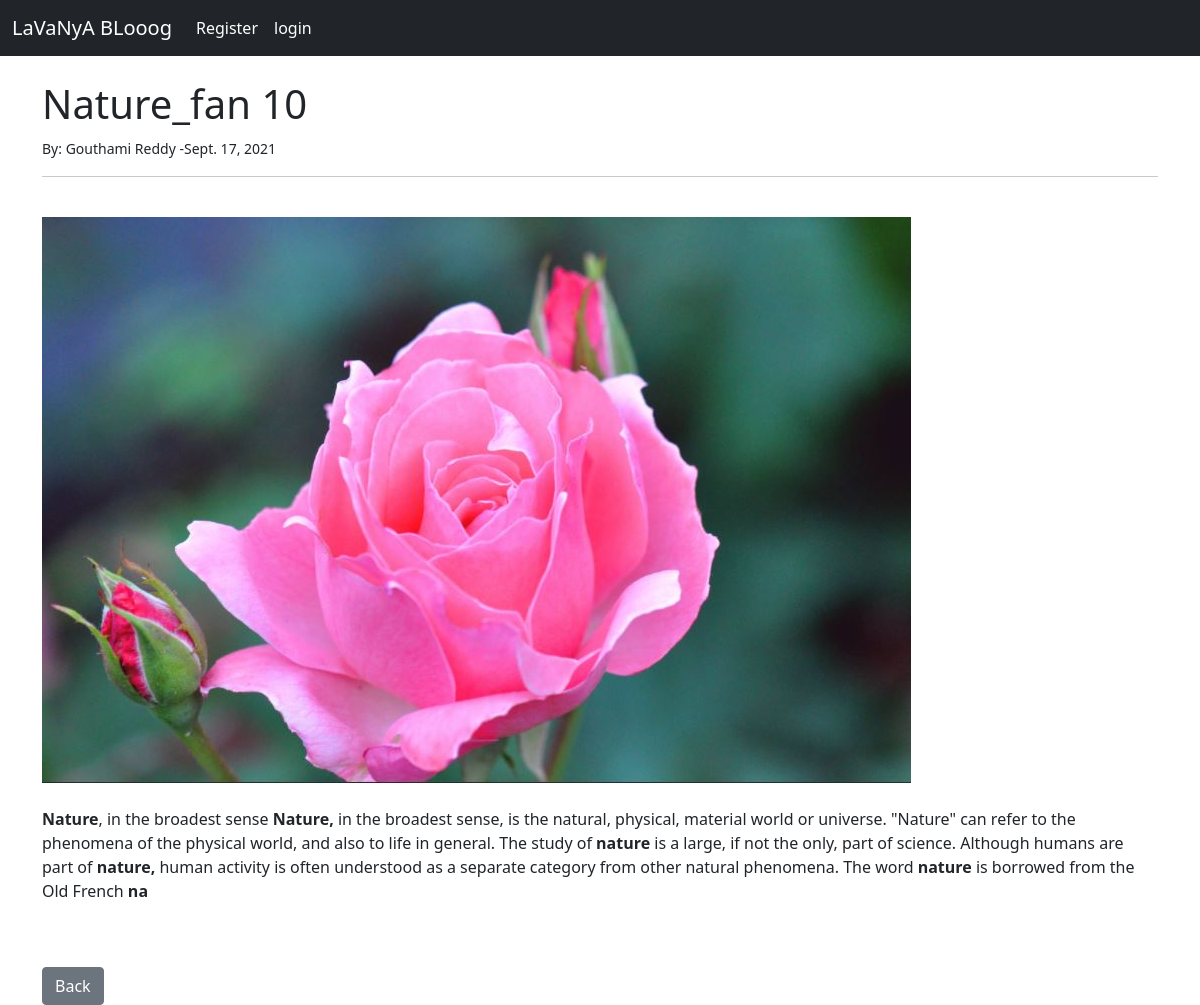
The page /article/28 on the database its author committed.
### myblog/models.py (models this page shows, shortened)
class Post(models.Model):
    title = models.CharField(max_length=255)
    header_image = models.ImageField(null=True, blank=True, upload_to="images/")
    title_tag = models.CharField(max_length=255)
    author = models.ForeignKey(User, on_delete=models.CASCADE)
    body = RichTextField(blank=True, null=True)
    post_date=models.DateField(auto_now_add=True)
    category = models.CharField(max_length=255, default='jobs')
    snippet = models.CharField(max_length=255)

### myblog/views.py (the view)
# urls.py: path('article/<int:pk>',ArticleDetailView.as_view(), name='article-detail'),
class ArticleDetailView(DetailView):
    model=Post
    template_name = 'article_details.html'

### myblog/templates/article_details.html (shortened to what this page needs)
{% extends "base.html" %}
{% block content %}
<h1>{{post.title}} {{post.author.id}}</h1>
<small>By: {{post.author.first_name}}
     {{post.author.last_name}}
    -{{post.post_date}}
</small>
<hr>
<br/>
{% if post.header_image %}
    <img src="{{ post.header_image.url }}">
{% endif %}
<br/></br/>
{{post.body|safe}}
<br/>
<br/>
<a href="{% url 'home' %}" class="btn btn-secondary">Back</a>
{% endblock %}

### rows shown on the page
Post: title "Nature_fan", author.id "10", author.first_name "Gouthami", author.last_name "Reddy", post_date "Sept. 17, 2021", header_image (picture), body "Nature , in the broadest sense Nature, in the broadest sense, is the natural, physical, material world or universe. \"Nature\" can refer to the phenomena of the physical world, and also to life in general. The study of nature is a large, if not the only, part of science. Although humans are part of nature, human activity is often understood as a separate category from other natural phenomena. The word nature is borrowed from the Old French na"
